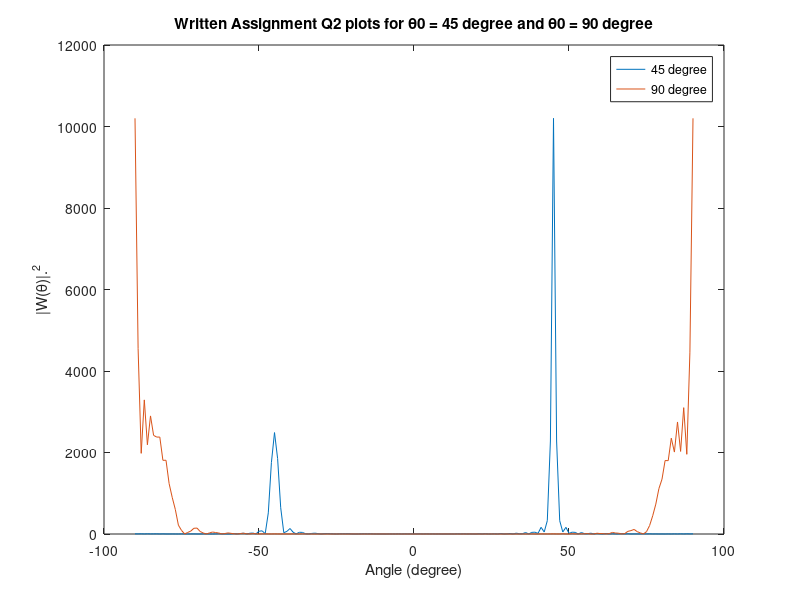

Source code (MATLAB):
% Written Assignment 4: Q2 plots
clear all
close all
theta = -pi/2:pi/180:pi/2;
m = 101;
m1 = (m - 1)/2;
dl=0.5; 
ws1 = 2*pi*dl*sin(theta);
ws2 = 2*pi*dl*cos(theta);
m1=(m-1)/2;
a1 = zeros(m1,length(theta));
a2 = zeros(m1,length(theta));
for k = 1:m1
    a1(k,:) = exp(-k*ws1*1i);
    a2(k,:) = exp(-k*ws2*1i);
end
a = [zeros(1,length(theta))+1;
        a1;
        a2]; 
theta0 = [pi/4,pi/2];
ws10 = 2*pi*dl*sin(theta0);
ws20 = 2*pi*dl*cos(theta0);
a10 = zeros(m1,length(theta0));
a20 = zeros(m1,length(theta0));
for k = 1:m1
    a10(k,:) = exp(-k*ws10*1i);
    a20(k,:) = exp(-k*ws20*1i);
end
a0 = [zeros(1,length(theta0))+1;
      a10;
      a20];
W = a0'*a;

fig = figure();
plot(theta*180/pi, abs(W).^2);
ylabel('|W(\theta)|.^2')
title('Written Assignment Q2 plots for \theta0 = 45 degree and \theta0 = 90 degree');
xlabel('Angle (degree)')
set(gcf, 'Position', get(0, 'Screensize'));
legend('45 degree', '90 degree');
saveas(fig,'Written_Assignment_Q2.jpg','jpg');
